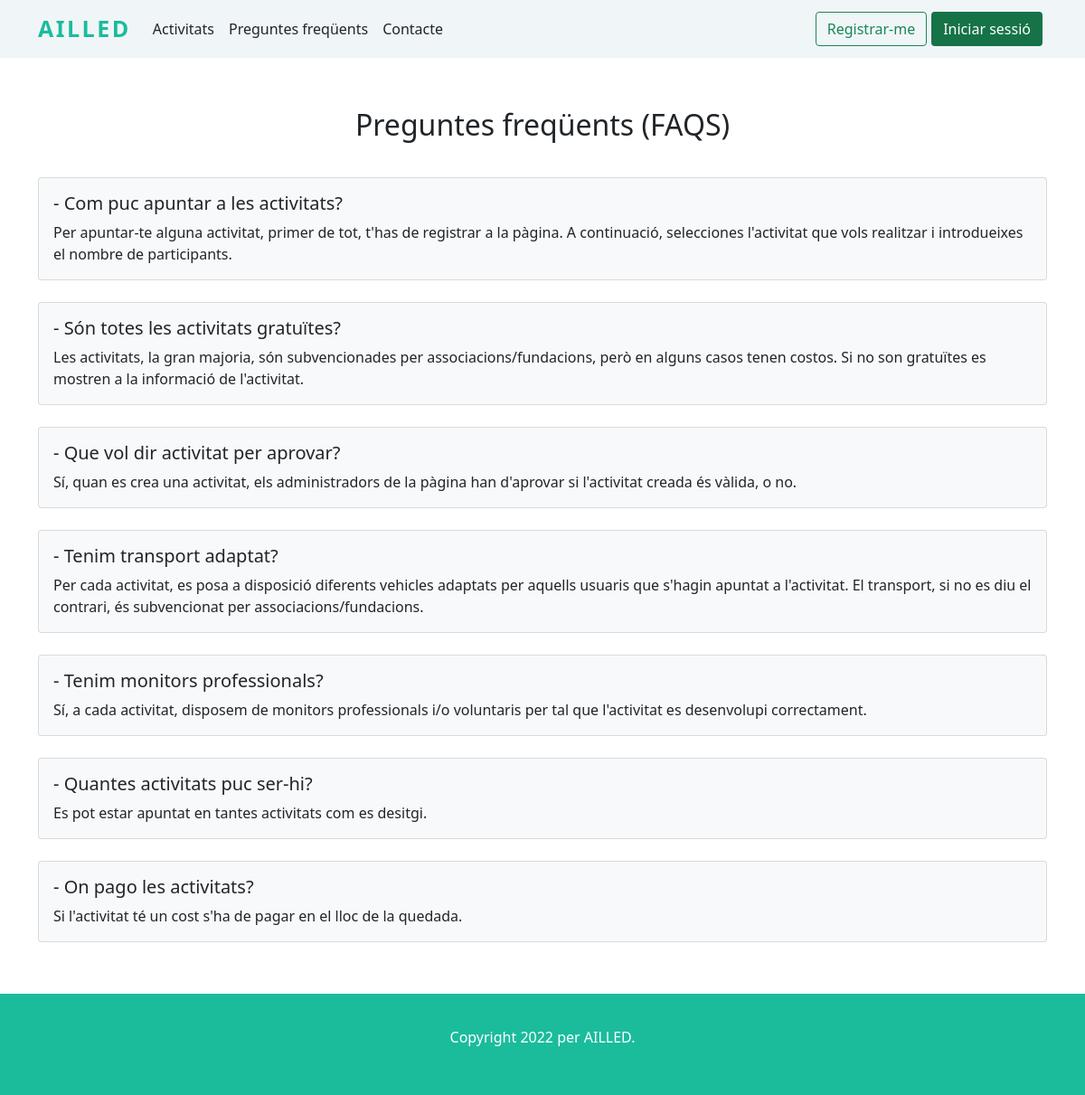
Screenshot of /Projecte3/preguntes_faqs.php with the database file from the repository.
### tables this page shows
CREATE TABLE `faqs` (
  `id` int(11) NOT NULL,
  `id_usuari` int(11) NOT NULL,
  `titol` varchar(35) NOT NULL,
  `text` text NOT NULL
);

### Projecte3/preguntes_faqs.php (the view, shortened to what this page needs)
<?php
    include "servidor/connexio.php";
?>
<!doctype html>
<html lang="es">
<head>
    <?php
        include "codi_repetit/head.php";
    ?>
</head>
<body>
    <nav class="navbar navbar-expand-lg navbar-light">
        <?php
            include "codi_repetit/navbar.php";
        ?>
    </nav>
    <main>
        <div class="container">
            <section id="que_realitzem">
                <h2>Preguntes freqüents (FAQS)</h2>
                <p>
                    <?php
                        $descripcio = "SELECT * FROM faqs";
                        $resultat_descripcio = $connexio->query($descripcio);
                        while($row = $resultat_descripcio->fetch_assoc()) {
                            ?>
                                <div class="card bg-light mb-4">
                                    <div class="card-body">
                                        <h5 class="card-title">- <?php echo $row["titol"]; ?></h5>
                                        <p class="card-text"><?php echo $row["text"]; ?></p>
                                    </div>
                                </div>
                            <?php
                        }
                    ?>
                </p>
            </section>
        </div>
    </main>
    <footer>
        <?php
            include "codi_repetit/footer.php";
        ?>
    </footer>
</body>
</html>

### Projecte3/css/estils.css (style rules this page uses)
nav { background-color: #F0F5F8; }
main div.container section, footer div#peupagina { padding: 3% 0; }
main div.container section h2 { text-align: center; padding: 2% 0; }
footer { background-color: #1ABC9C; }

### rows the page displays
faqs: titol "Com puc apuntar a les activitats?", text "Per apuntar-te alguna activitat, primer de tot, t'has de registrar a la pàgina. A continuació, selecciones l'activitat que vols realitzar i introdueixes el nombre de participants."
faqs: titol "Són totes les activitats gratuïtes?", text "Les activitats, la gran majoria, són subvencionades per associacions/fundacions, però en alguns casos tenen costos. Si no son gratuïtes es mostren a la informació de l'activitat."
faqs: titol "Que vol dir activitat per aprovar?", text "Sí, quan es crea una activitat, els administradors de la pàgina han d'aprovar si l'activitat creada és vàlida, o no."
faqs: titol "Tenim transport adaptat?", text "Per cada activitat, es posa a disposició diferents vehicles adaptats per aquells usuaris que s'hagin apuntat a l'activitat. El transport, si no es diu el contrari, és subvencionat per associacions/fundacions."
faqs: titol "Tenim monitors professionals?", text "Sí, a cada activitat, disposem de monitors professionals i/o voluntaris per tal que l'activitat es desenvolupi correctament."
faqs: titol "Quantes activitats puc ser-hi?", text "Es pot estar apuntat en tantes activitats com es desitgi."
faqs: titol "On pago les activitats?", text "Si l'activitat té un cost s'ha de pagar en el lloc de la quedada."
